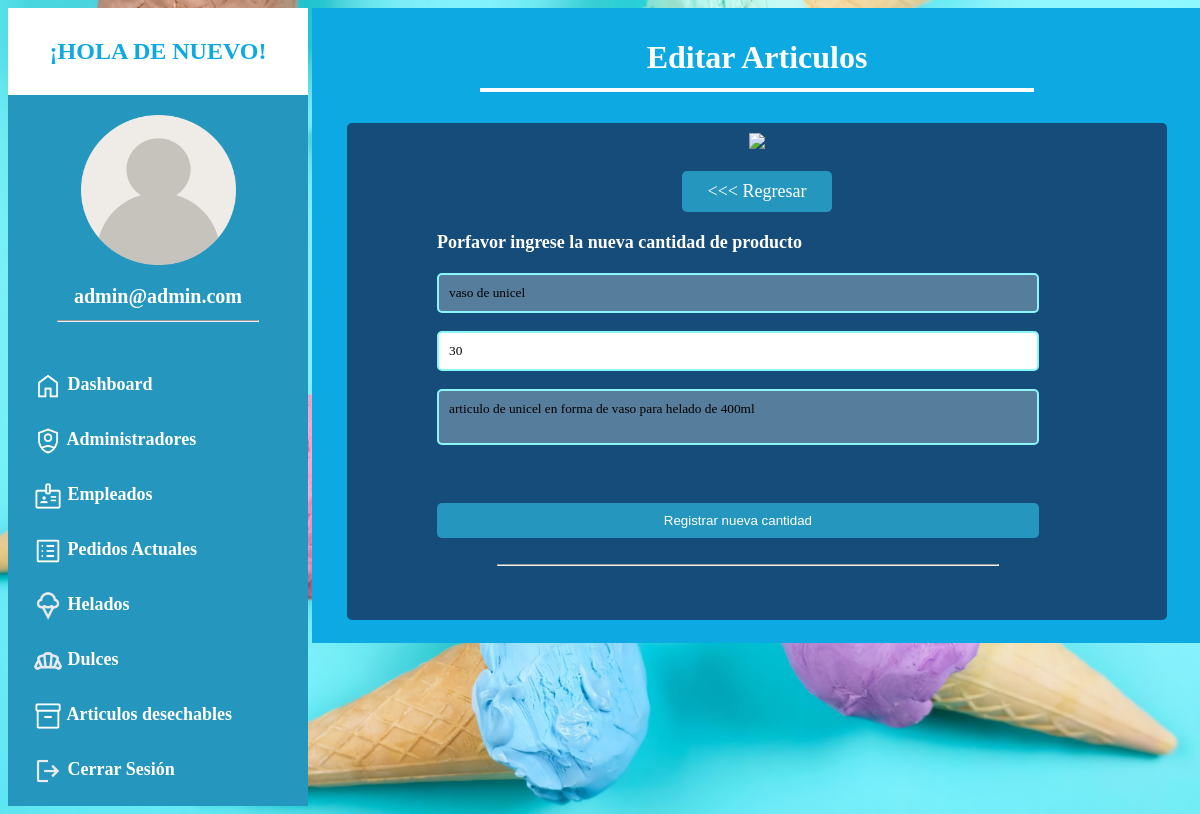
Page /editar_articulo.php?id_articulo=3 (signed in) on the committed database.
### tables this page shows
CREATE TABLE `articulos` (
  `id_articulo` int(4) NOT NULL,
  `nombre_articulo` varchar(150) DEFAULT NULL,
  `cantidad` int(5) DEFAULT NULL,
  `descripcion` text DEFAULT NULL,
  `proveedor` varchar(150) DEFAULT NULL,
  `numero_proveedor` bigint(10) DEFAULT NULL,
  `imagen` varchar(150) DEFAULT NULL
);

### editar_articulo.php (the view, shortened to what this page needs)
<!DOCTYPE html>
<html lang="en">
<head>
    <link rel="stylesheet" href="style_panel_admin.css">
</head>
<body>
    <div class="ancho">
        <?php
        include "menu_panel_admin.php";
        ?>
        <div class="contenedorpaneladmin">
            <div class="contenedor4 centrar">
                <h1>Editar Articulos</h1>
                <hr>
            </div>
            <br>
            <div class="contenedor5 ">
                <div class="centrar">
                <img src="./img/logo_colon.png" class="logopaneladmin1">
                <br><br>
                <a href="inventario.php" class="btn_regresar"> &lt;&lt;&lt; Regresar</a>
                </div>
                <?php
                require "conexion.php";
                $id_articulo = $_GET['id_articulo'];
                $verarticulo = "SELECT * FROM articulos WHERE id_articulo = '$id_articulo'";
                $resultado = mysqli_query($conectar, $verarticulo);
                $fila = $resultado->fetch_array();
                ?>
                <div class="ancho contenedor6">
                    <form action="actualizar_articulo.php" method="POST" enctype="multipart/form-data">
                        <p class="negritas">Porfavor ingrese la nueva cantidad de producto</p>
                        <input class="campos_login" type="text" placeholder="Nombre del articulo"  required value="<?php echo $fila["nombre_articulo"]?>" disabled>
                        <br><br>
                        <input class="campos_login" type="text" placeholder="Cantidad" name="cantidad" required value="<?php echo $fila["cantidad"]?>" >
                        <br><br>
                        <textarea  class="campos_login" placeholder="Descripción" disabled><?php echo $fila["descripcion"]?></textarea>
                        <br><br>
                        <br><br>
                        <input type="submit" value="Registrar nueva cantidad" class="registrar_admin">
                        <br><br>
                        <hr>
                    </form>
                </div>
                <br><br>
            </div>
            <br>
        </div>
</body>
</html>

### style_panel_admin.css (style rules this page uses)
body { font-family: 'Times New Roman', Times, serif; background: url(./img/bg.jpg) no-repeat center top; background-size:cover; }
:root { --color1: rgb(37, 150, 190); --color2: white; --color3: #8cf5f9; --color4: #154c79; --color5: #0ca9e2; --color6: red; }
.ancho { width: 1200px; margin: auto; }
.negritas { font-weight: bold; }
.centrar { text-align: center; }
.campos_login { width: 85%; border-radius: 5px; border: 2px var(--color3) solid; padding: 10px; color: black; font-family: 'Times New Roman', Times, serif; resize: none; }
.contenedorpaneladmin { width: 880px; background-color: var(--color5); display: inline-block; vertical-align: top; padding: 5px; }
.contenedor4 { width: 850px; color: var(--color2); padding: 5px; margin-left: 10px; border-radius: 10px; }
.contenedor4 hr { margin-top: -10px; width: 550px; border: 2px var(--color2) solid; }
.contenedor5 { width: 800px; background-color: var(--color4); color: var(--color2); padding: 10px; margin-left: 30px; border-radius: 5px; }
.contenedor5 p { font-size: 18px; line-height: 25px; }
.logopaneladmin1 { width: 200px; }
.contenedor5 { width: 800px; background-color: var(--color4); color: var(--color5); padding: 10px; margin-left: 30px; border-radius: 5px; }
.contenedor5 p { font-size: 18px; line-height: 25px; color: var(--color2); }
.btn_regresar { width: 130px; display: inline-block; background-color: var(--color1); color: var(--color2); text-decoration: none; padding: 10px; font-size: 18px; border-radius: 5px; }
.contenedor6 { width: 85%; border-radius: 10px; margin-top: 10px; margin-left: 80px; color: var(--color2); }
.contenedor6 hr { width: 500px; margin-left: 60px; }
.registrar_admin { width: 88.5%; padding: 10px; background-color: var(--color1); color: var(--color2); border: none; border-radius: 5px; }

### rows in the picture
articulos: nombre_articulo "vaso de unicel", cantidad "30", descripcion "articulo de unicel en forma de vaso para helado de 400ml"

### other values in the picture
$adminCorreo "admin@admin.com"
